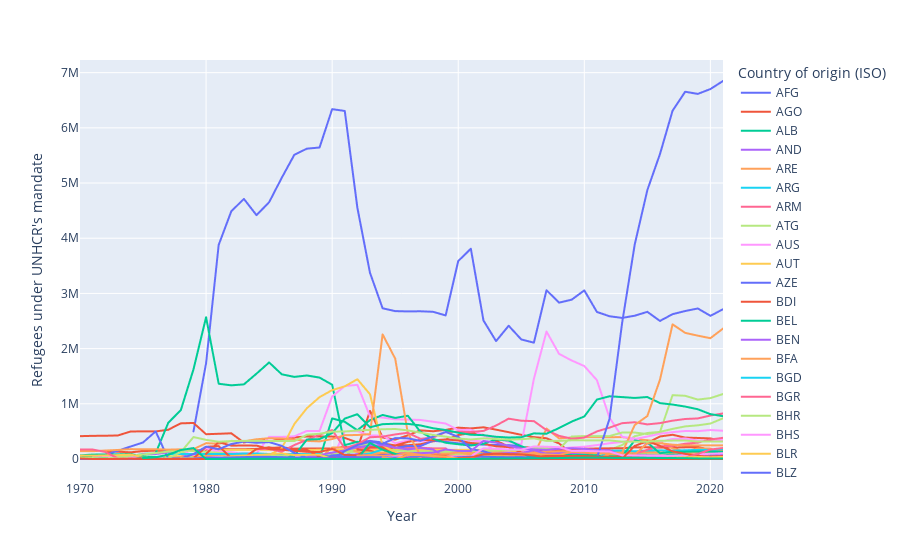

Notebook cell for this chart:
### Code cell
# For refugee, groupby Country of origin and year, then sum the population
df_refugee_country_origin = df_refugee.groupby(['Country of origin (ISO)', 'Year']).sum().reset_index()
df_refugee_country_dest = df_refugee.groupby(['Country of asylum (ISO)', 'Year']).sum().reset_index()

# Take the difference between the years
#df_refugee_country['Refugees under UNHCR\'s mandate'] = df_refugee_country.groupby('Country of origin (ISO)')['Refugees under UNHCR\'s mandate'].diff()
#print(df_refugee_country.head())
display(df_refugee_country_origin)
display(df_refugee_country_dest)

# Plot the refugee population by year for each country
fig = px.line(df_refugee_country_origin, x="Year", y="Refugees under UNHCR's mandate", color='Country of origin (ISO)')
fig.show()

# Take the year of 2021
df_refugee_country_year = df_refugee_country_origin[df_refugee_country_origin['Year'] == 2021]

fig = px.choropleth(df_refugee_country_year, locations="Country of origin (ISO)",
                    color="Refugees under UNHCR's mandate", # lifeExp is a column of gapminder
                    hover_name="Country of origin (ISO)", # column to add to hover information
                    color_continuous_scale=px.colors.sequential.Plasma)
fig.show()
